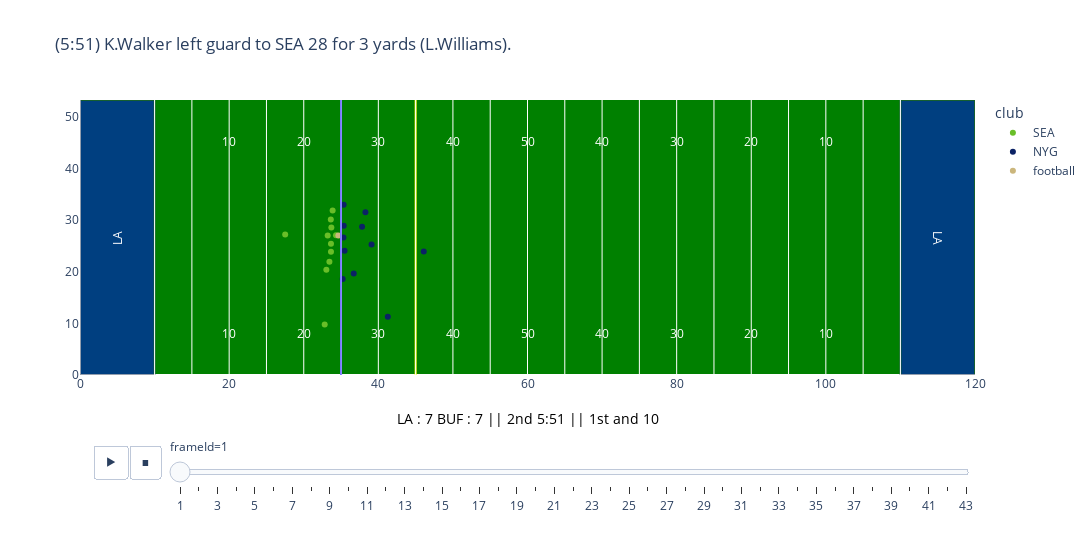
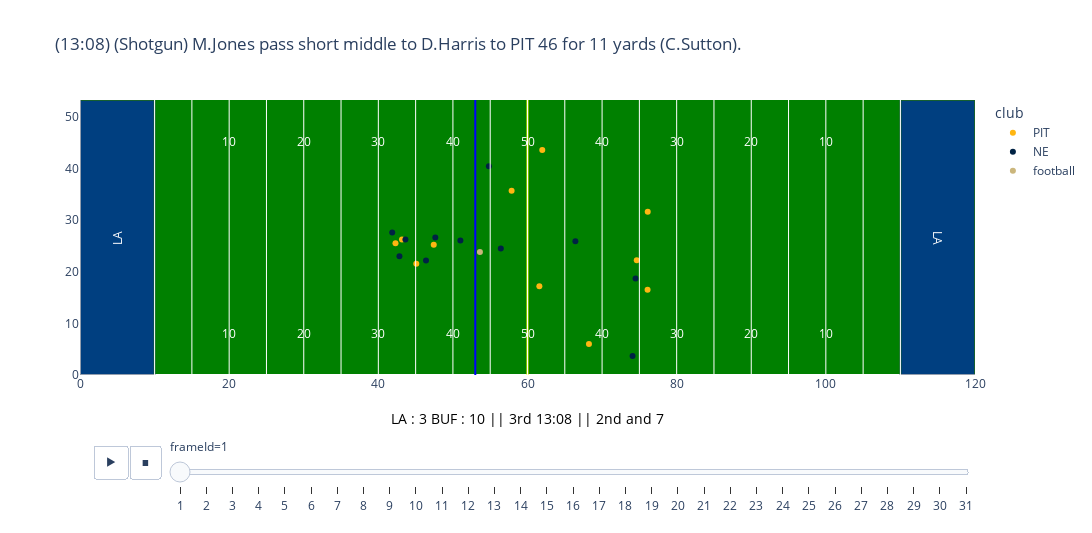
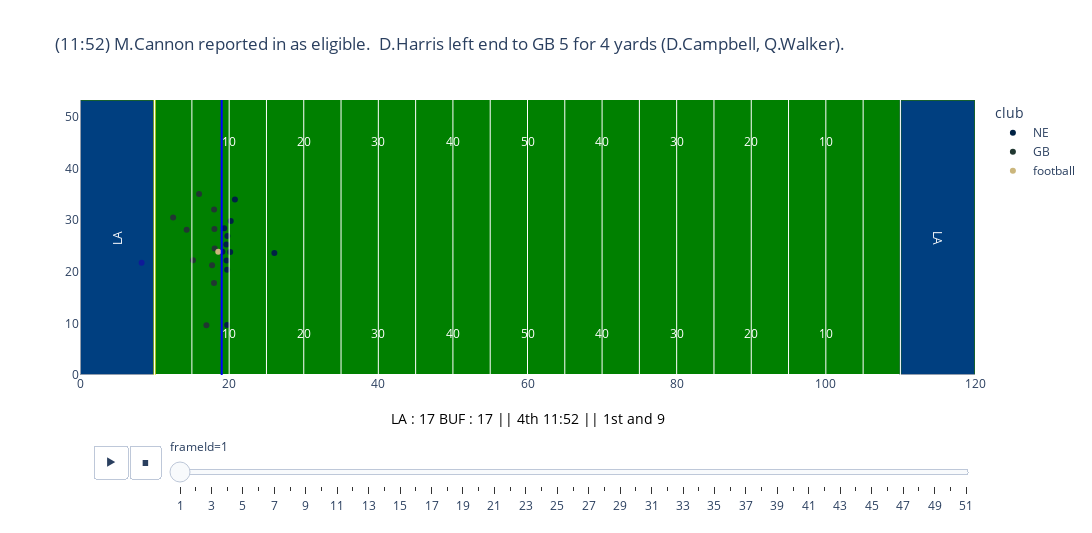
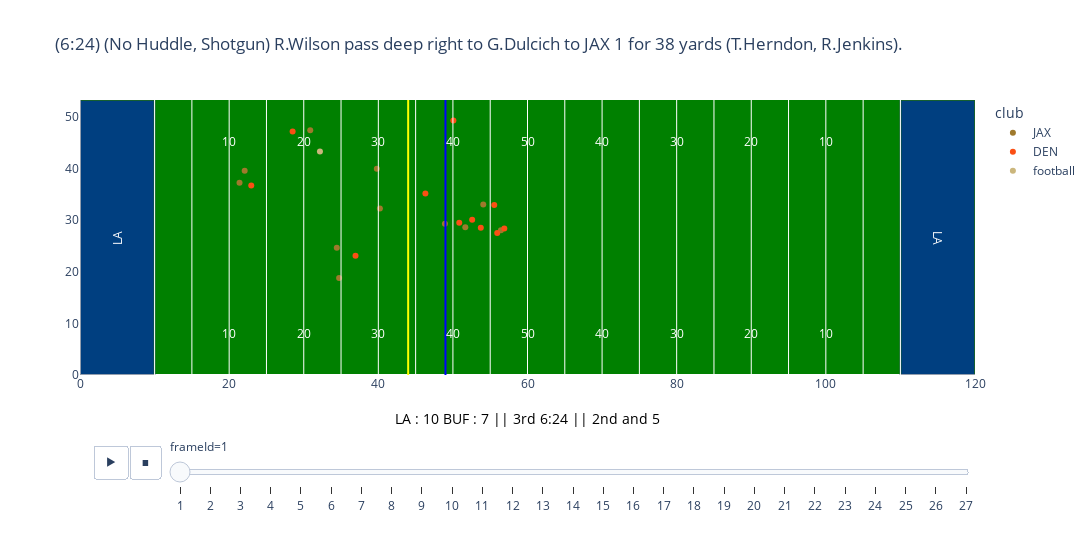

The notebook cell these images were saved under, in order:
### Markdown cell above
Because our model mostly struggles at predicting broken tackles, lets examine 5 false negatives from our xgboost model

### Code cell
plot_samples_for_category(1, 0, 'False Negatives (FN)', tracking, plays, games, colors, num_samples=5)
#plot_samples_for_category(1, 1, 'True Positives (TP)', tracking, plays, games, colors, num_samples=1)
#plot_samples_for_category(0, 0, 'True Negatives (TN)', tracking, plays, games, colors, num_samples=1)
#plot_samples_for_category(0, 1, 'False Positives (FP)', tracking, plays, games, colors, num_samples=1)
